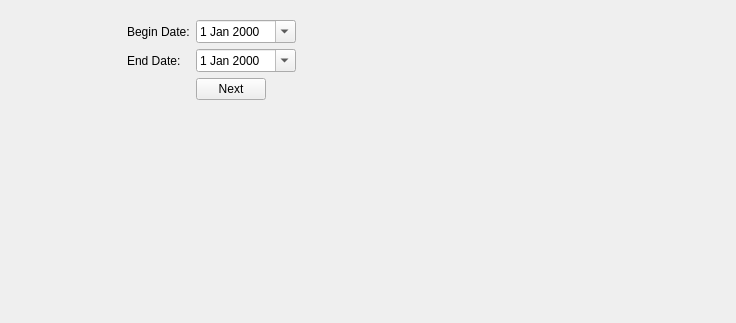
<?xml version="1.0" encoding="UTF-8"?>
<ui version="4.0">
 <class>CustomerSalesAnalysis</class>
 <widget class="QWidget" name="CustomerSalesAnalysis">
  <property name="geometry">
   <rect>
    <x>0</x>
    <y>0</y>
    <width>736</width>
    <height>323</height>
   </rect>
  </property>
  <property name="windowTitle">
   <string>Form</string>
  </property>
  <layout class="QGridLayout" name="gridLayout">
   <item row="0" column="0">
    <widget class="QFrame" name="frame">
     <property name="maximumSize">
      <size>
       <width>500</width>
       <height>16777215</height>
      </size>
     </property>
     <property name="frameShape">
      <enum>QFrame::NoFrame</enum>
     </property>
     <property name="frameShadow">
      <enum>QFrame::Raised</enum>
     </property>
     <layout class="QFormLayout" name="formLayout">
      <item row="0" column="0">
       <widget class="QLabel" name="label">
        <property name="text">
         <string>Begin Date:</string>
        </property>
       </widget>
      </item>
      <item row="0" column="1">
       <widget class="QDateEdit" name="begindate">
        <property name="maximumSize">
         <size>
          <width>100</width>
          <height>16777215</height>
         </size>
        </property>
        <property name="calendarPopup">
         <bool>true</bool>
        </property>
       </widget>
      </item>
      <item row="1" column="0">
       <widget class="QLabel" name="label_2">
        <property name="text">
         <string>End Date:</string>
        </property>
       </widget>
      </item>
      <item row="1" column="1">
       <widget class="QDateEdit" name="enddate">
        <property name="maximumSize">
         <size>
          <width>100</width>
          <height>16777215</height>
         </size>
        </property>
        <property name="calendarPopup">
         <bool>true</bool>
        </property>
       </widget>
      </item>
      <item row="2" column="1">
       <widget class="QPushButton" name="btn_next">
        <property name="maximumSize">
         <size>
          <width>70</width>
          <height>16777215</height>
         </size>
        </property>
        <property name="text">
         <string>Next</string>
        </property>
       </widget>
      </item>
     </layout>
    </widget>
   </item>
  </layout>
 </widget>
 <resources/>
 <connections/>
</ui>
